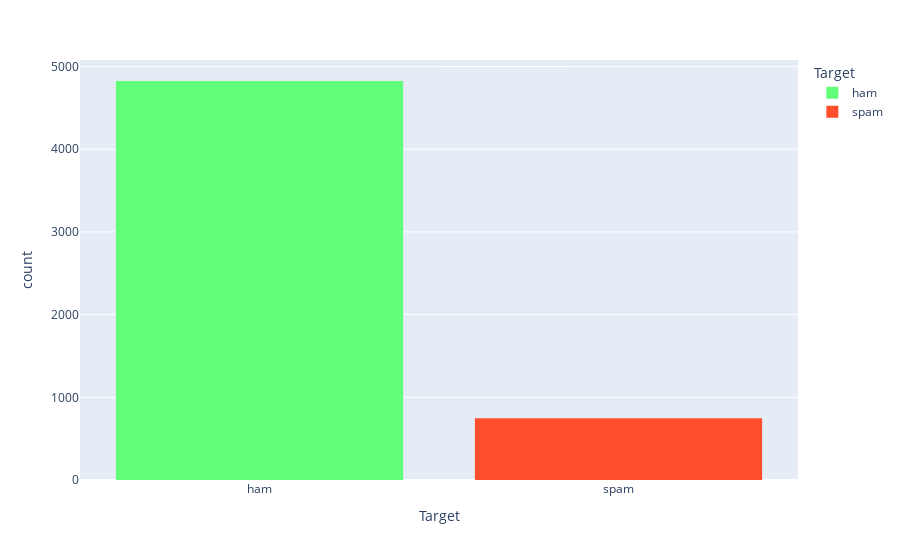

Notebook code cell kept with this figure:
### Markdown cell above
## Data Visualization

### Code cell
fig = px.histogram(data, x="Target", color="Target", color_discrete_sequence=["#61ff79", "#ff4e2b"])
fig.show()

### Figure 1 — Plotly figure (JSON) as saved in the notebook; plotly's stock layout.template omitted (floating-point values rounded to 4 significant figures; data arrays with more than 128 entries replaced by an {"elided": "..."} marker saying what was removed)
{"data": [{"alignmentgroup": "True", "bingroup": "x", "hovertemplate": "Target=%{x}<br>count=%{y}<extra></extra>", "legendgroup": "ham", "marker": {"color": "#61ff79", "pattern": {"shape": ""}}, "name": "ham", "offsetgroup": "ham", "orientation": "v", "showlegend": true, "type": "histogram", "x": {"elided": "4825 str values"}, "xaxis": "x", "yaxis": "y"}, {"alignmentgroup": "True", "bingroup": "x", "hovertemplate": "Target=%{x}<br>count=%{y}<extra></extra>", "legendgroup": "spam", "marker": {"color": "#ff4e2b", "pattern": {"shape": ""}}, "name": "spam", "offsetgroup": "spam", "orientation": "v", "showlegend": true, "type": "histogram", "x": {"elided": "747 str values"}, "xaxis": "x", "yaxis": "y"}], "layout": {"barmode": "relative", "legend": {"title": {"text": "Target"}, "tracegroupgap": 0}, "margin": {"t": 60}, "xaxis": {"anchor": "y", "categoryarray": ["ham", "spam"], "categoryorder": "array", "domain": [0, 1], "title": {"text": "Target"}}, "yaxis": {"anchor": "x", "domain": [0, 1], "title": {"text": "count"}}}}
